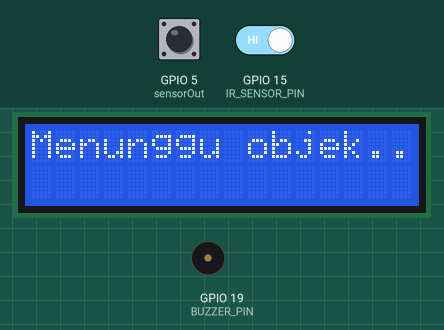
Bench run of a sketch on a simulated ESP32. Shown: 16×2 character LCD, buzzer (waves = sounding). The test bench sets the inputs (shaded band); at power-on: GPIO 15 (IR_SENSOR_PIN) HIGH, GPIO 5 (sensorOut) LOW. WiFi joins after 1.5 s; servers stay silent unless stated; what the sketch prints to the serial monitor is not drawn.

Above: at 2.7 s.
2.8 s: GPIO 15 (IR_SENSOR_PIN) driven LOW
At 3.9 s:
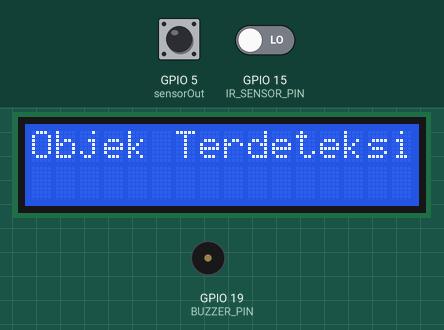
4.3 s: GPIO 5 (sensorOut) pulsed HIGH 2 times (0.12 s each, 0.3 s apart)
At 6.6 s:
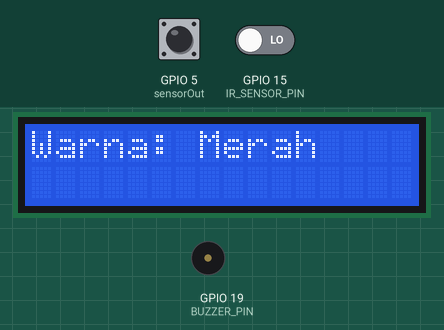
7.9 s: GPIO 5 (sensorOut) pulsed HIGH 5 times (0.12 s each, 0.3 s apart)
At 11.7 s:
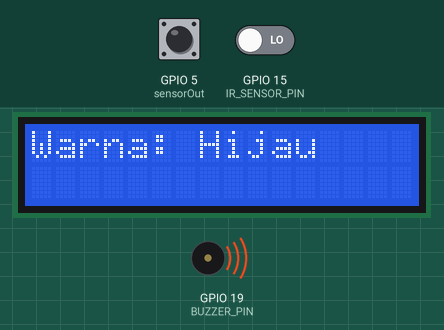
Timing chart, 0 to 13.4 s (numbered marks = the images above; inputs shaded):
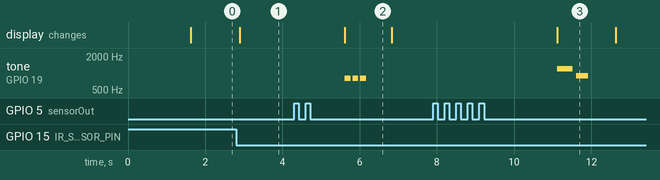

Measured:
- after the input at 2.8 s, the display: changes after 0.09 s (image 1)
- after the input at 4.3 s, tone on GPIO 19 (BUZZER_PIN): alternates 800 Hz for 0.15 s and silent for 0.05 s, 6 changes in all, then stays silent, starting after 1.3 s; the display: changes after 1.3 s (image 2)
- after the input at 7.9 s, tone on GPIO 19 (BUZZER_PIN): silent → 1200 Hz after 3.2 s, → silent 0.40 s later, → 900 Hz 0.10 s later, → silent 0.30 s later; the display: changes after 3.2 s (image 3)
- what the display in image 2 shows lasts 1.2 s, from 5.6 s to 6.8 s

The sketch:

smart_charitybox.ino
```cpp
#include <Wire.h>
#include <LiquidCrystal_I2C.h>
#include <WiFi.h>
#include <WiFiClientSecure.h>
#include <UniversalTelegramBot.h>

// ------------------- WIFI + TELEGRAM --------------------
const char* ssid = "NAME WIFI HERE";
const char* password = "PASSWORD WIFI HERE";

#define BOTtoken "BOT TOKEN HERE"
#define CHAT_ID "CHAT ID HERE"

WiFiClientSecure secured_client;
UniversalTelegramBot bot(BOTtoken, secured_client);

// ------------------- SENSOR WARNA + LCD --------------------
#define S2 2
#define S3 4
#define sensorOut 5
#define IR_SENSOR_PIN 15
#define BUZZER_PIN 19

LiquidCrystal_I2C lcd(0x27, 16, 2);

int redFrequency = 0;
int greenFrequency = 0;
int blueFrequency = 0;

String lastColor = "";

// ============================================================
//                      SETUP
// ============================================================
void setup() {
  Serial.begin(115200);
  lcd.init();
  lcd.backlight();

  pinMode(S2, OUTPUT);
  pinMode(S3, OUTPUT);
  pinMode(sensorOut, INPUT);
  pinMode(IR_SENSOR_PIN, INPUT);
  pinMode(BUZZER_PIN, OUTPUT);
  digitalWrite(BUZZER_PIN, LOW);

  lcd.setCursor(0, 0);
  lcd.print("Sensor Warna Aktif");
  lcd.setCursor(0, 1);
  lcd.print("Menunggu objek...");

  // -------- KONEKSI WIFI ---------
  WiFi.begin(ssid, password);
  Serial.print("Menghubungkan WiFi");
  while (WiFi.status() != WL_CONNECTED) {
    delay(500);
    Serial.print(".");
  }
  Serial.println("\nWiFi Terhubung!");

  // -------- TELEGRAM HTTPS --------
  secured_client.setInsecure();
  Serial.println("Telegram Bot Siap!");
}

// ============================================================
//                 LOOP UTAMA
// ============================================================
void loop() {
  int irStatus = digitalRead(IR_SENSOR_PIN);

  if (irStatus == LOW) {
    lcd.clear();
    lcd.setCursor(0, 0);
    lcd.print("Objek Terdeteksi");

    // Baca RED
    digitalWrite(S2, LOW);
    digitalWrite(S3, LOW);
    redFrequency = pulseIn(sensorOut, LOW);

    // Baca GREEN
    digitalWrite(S2, HIGH);
    digitalWrite(S3, HIGH);
    greenFrequency = pulseIn(sensorOut, LOW);

    // Baca BLUE
    digitalWrite(S2, LOW);
    digitalWrite(S3, HIGH);
    blueFrequency = pulseIn(sensorOut, LOW);

    // Deteksi warna
    String currentColor =
      detectColor(redFrequency, greenFrequency, blueFrequency);

    // Jika warna berubah → tampilkan + kirim Telegram
    if (currentColor != lastColor) {
      tampilkanWarna(currentColor);
      kirimKeTelegram(currentColor);
      lastColor = currentColor;
    }

  } else {
    lcd.clear();
    lcd.setCursor(0, 0);
    lcd.print("Menunggu objek...");
    digitalWrite(BUZZER_PIN, LOW);
  }

  delay(300);
}

// ============================================================
//             FUNCTION DETEKSI WARNA
// ============================================================
String detectColor(int r, int g, int b) {
  int minVal = min(r, min(g, b));
  int maxVal = max(r, max(g, b));
  int diff = maxVal - minVal;

  if (diff < 20) return "Putih";
  if (r == minVal) return "Merah";
  if (g == minVal) return "Hijau";
  if (b == minVal) return "Biru";
  return "Tidak dikenal";
}

// ============================================================
//            TAMPILKAN DI LCD + BUZZER
// ============================================================
void tampilkanWarna(String warna) {
  lcd.clear();
  lcd.setCursor(0, 0);
  lcd.print("Warna: ");
  lcd.print(warna);

  Serial.print("Warna: ");
  Serial.println(warna);

  if (warna == "Merah") {
    for (int i = 0; i < 3; i++) { tone(BUZZER_PIN, 800, 150); delay(200); }
    noTone(BUZZER_PIN);
  }
  else if (warna == "Hijau") {
    tone(BUZZER_PIN, 1200, 400); delay(500);
    tone(BUZZER_PIN, 900, 300); delay(400);
    noTone(BUZZER_PIN);
  }
  else if (warna == "Biru") {
    for (int f = 1000; f <= 1800; f += 200) { tone(BUZZER_PIN, f, 100); delay(150); }
    for (int f = 1800; f >= 1000; f -= 200) { tone(BUZZER_PIN, f, 100); delay(150); }
    noTone(BUZZER_PIN);
  }
  else {
    noTone(BUZZER_PIN);
  }
}

// ============================================================
//                    KIRIM KE TELEGRAM
// ============================================================
void kirimKeTelegram(String warna) {
  String pesan =
    "🎨 *Warna Terdeteksi!* \n"
    "=====================\n\n"
    "🔹 Warna: *" + warna + "*\n"
    "🔸 Red: " + String(redFrequency) + "\n"
    "🔸 Green: " + String(greenFrequency) + "\n"
    "🔸 Blue: " + String(blueFrequency) + "\n\n"
    "✅ Laporan dikirim dari ESP32";

  bot.sendMessage(CHAT_ID, pesan, "Markdown");
  Serial.println("Pesan terkirim ke Telegram!");
}
```
